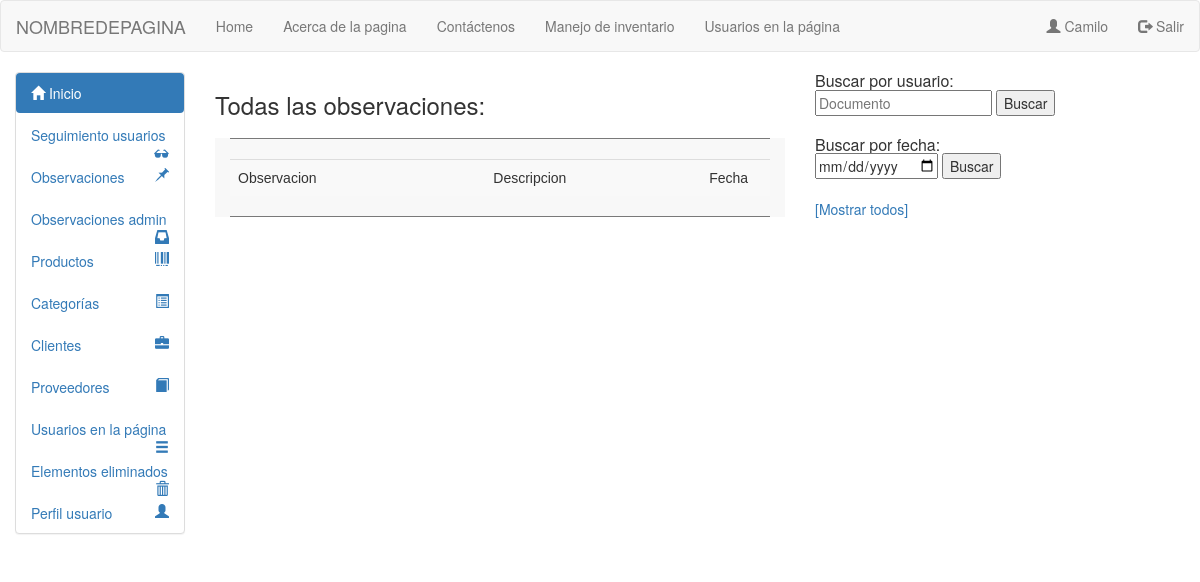
The page /vista/html/observaciones.php?todos (signed in) on the database as committed earlier.
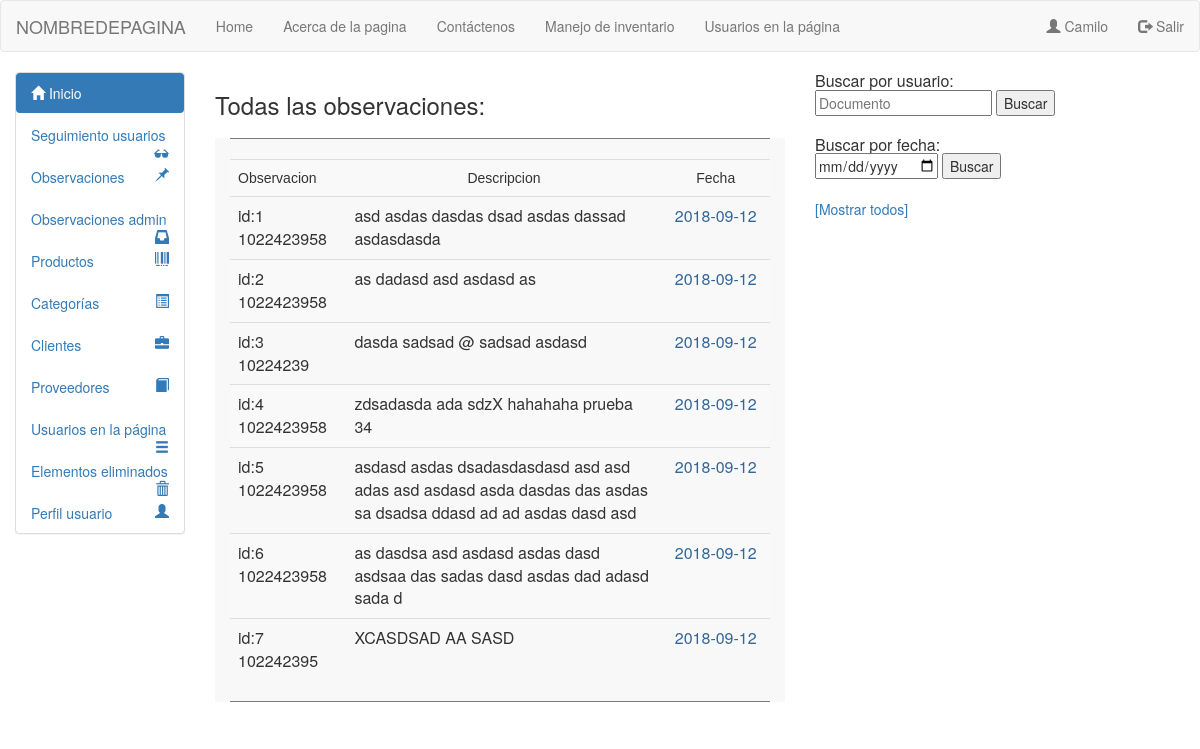
The same page on the database as committed later.
### tables this page shows
CREATE TABLE `observaciones` (
  `id_observacion` int(11) NOT NULL,
  `usuario_observacion` varchar(50) NOT NULL,
  `desc_obeservacion` text NOT NULL,
  `fecha_observacion` date NOT NULL
);

### Modelo/conexion.php (called while the page is built, shortened)
<?php
class Conexion
{
public function __construct()
{
$this->con = new mysqli("localhost", "root", "", "inventcorp");
}
}
?>

### modelo/mdlobservacionl2.php (called while the page is built, shortened)
<?php
 include_once("conexion.php");
class Observl2 extends Conexion
{
        public function listar3()
    {
        $q = "select * from observaciones";
        $consulta = $this->con->query($q) or die ('failed!' . $this->con->error);
        return $consulta;
    }
}
?>

### Modelo/mdlescape.php (called while the page is built)
<?php
class Escap
{
	public function escape($string){
		return htmlentities($string, ENT_QUOTES, 'UTF-8');
	}
}
?>

### vista/html/observaciones.php (the view, shortened to what this page needs)
<?php
include_once '../../modelo/mdlobservacionl2.php';
include_once '../../modelo/mdlescape.php';
include_once 'header.php';
?>
<!DOCTYPE html>
<html lang="en">
<head>
  <link href="../bootstrap/css/bootstrap.min.css" rel="stylesheet" media="screen">
</head>
<body>
<div class="container-fluid">
<div class="row">
<div class="col-sm-2 col-md-2 sidebar">
<?php
include_once 'menulateral.php';
?>
</div>
<div class="col-sm-6 col-md-6">
<?php if (isset($_GET['todos'])):?>
  <h3>Todas las observaciones:</h3>
  <div class="navbar-form navbar-default">
  <hr style="border-top: 1px double #797979;">
  <table class="table table-hover table-striped"  align="center">
  <td align="left" style="font-family:Tahoma, Geneva, sans-serif">Observacion</td>
  <td class="col-sm-7 col-md-7" align="center" style="font-family:Tahoma, Geneva, sans-serif">Descripcion</td>
  <td align="center" style="font-family:Tahoma, Geneva, sans-serif">Fecha</td>
    <?php
    $objeto= new Observl2;
    $objeto2= new Escap;
    $res=$objeto->listar3();
    while($row = $res->fetch_array(MYSQLI_ASSOC)){
          ?>
            <tr style="font-size:16px">
            <td align="left">id:<?php echo $objeto2->escape($row['id_observacion']);?><br>
            <?php echo $objeto2->escape($row['usuario_observacion']);?>
            </td>
            <td align="left"><?php echo $objeto2->escape($row['desc_obeservacion']);?></td>
            <td style="color: #369" align="center"><?php echo $objeto2->escape($row['fecha_observacion']);?></td>
            </tr>
    <?php } $objeto->CloseDB();
  ?>
  </table>
  <hr style="border-top: 1px double #797979;">
  </div>
 <?php endif ?>
</div>
<div class="col-sm-3 col-md-3">
<h3 class="panel-title">Buscar por usuario:</h3>
<table >
<tr>
  <td>
    <form method="post" action="observaciones.php?usuario=01">
      <input type="text" name="docu" placeholder="Documento">
      <button>Buscar</button>
    </form>
  </td>
</tr>
</table>
<br>
<h3 class="panel-title">Buscar por fecha:</h3>
<table >
<tr>
  <td>
    <form method="post" action="observaciones.php?fecha=02">
      <input type="date" name="fec" placeholder="Documento">
      <button>Buscar</button>
    </form>
  </td>
</tr>
</table>
<br>
<a href="observaciones.php?todos">[Mostrar todos]</a>
</div>
</div>
</div>
</body>
</html>

Rows that differ between the two databases and show on the page:
added observaciones: id_observacion "1", usuario_observacion "1022423958", desc_obeservacion "asd asdas dasdas dsad asdas dassad asdasdasda", fecha_observacion "2018-09-12"
added observaciones: id_observacion "2", usuario_observacion "1022423958", desc_obeservacion "as dadasd asd asdasd as", fecha_observacion "2018-09-12"
added observaciones: id_observacion "3", usuario_observacion "10224239", desc_obeservacion "dasda sadsad @ sadsad asdasd", fecha_observacion "2018-09-12"
added observaciones: id_observacion "4", usuario_observacion "1022423958", desc_obeservacion "zdsadasda ada sdzX hahahaha prueba 34", fecha_observacion "2018-09-12"
added observaciones: id_observacion "5", usuario_observacion "1022423958", desc_obeservacion "asdasd asdas dsadasdasdasd asd asd adas asd asdasd asda dasdas das asdas sa dsadsa ddasd ad ad asdas dasd asd", fecha_observacion "2018-09-12"
added observaciones: id_observacion "6", usuario_observacion "1022423958", desc_obeservacion "as dasdsa asd asdasd asdas dasd asdsaa das sadas dasd asdas dad adasd sada d", fecha_observacion "2018-09-12"
added observaciones: id_observacion "7", usuario_observacion "102242395", desc_obeservacion "XCASDSAD AA SASD", fecha_observacion "2018-09-12"
